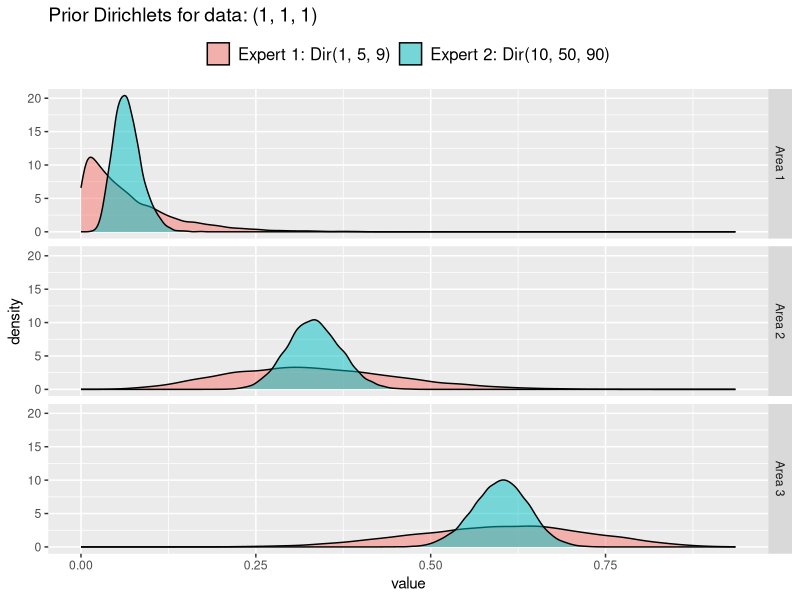
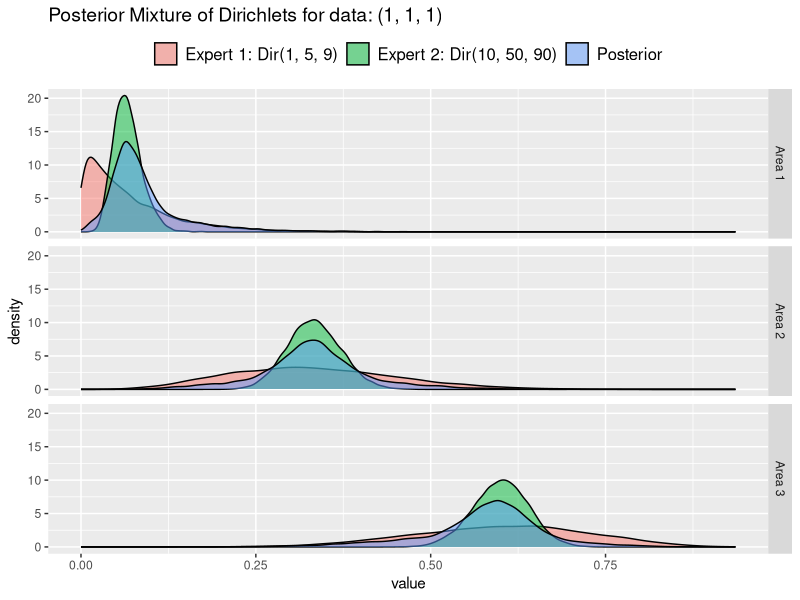

These charts were generated, in order, by the following R code:
## ---- chunk 1
library(ggplot2)
dir1 <- c(1, 5, 9)
dir2 <- c(10, 50, 90)

simDat <- c(1, 1, 1)
allDirs <- data.frame(expert = rep(c(1,2), each = 3), priors = c(dir1, dir2))
df <- data.frame(Data = simDat, Expert1 = dir1, Expert2 = dir2)
knitr::kable(df, caption = "Table 1. Data for worked example and 2 experts' prior Dirichlet distributions.")
## ---- chunk 2
library(reshape2)
library(gtools)
outdf1 <- data.frame(expert = 'Expert 1', rdirichlet(10000, dir1))
outdf2 <- data.frame(expert = 'Expert 2', rdirichlet(10000, dir2))
outdf <- rbind(outdf1, outdf2)
colnames(outdf) <- c('expert', 'Area 1', 'Area 2', 'Area 3')
dflongPrior <- melt(as.data.frame(outdf))


p <- ggplot(data = dflongPrior, aes(value, group = expert, fill = expert))+
  geom_density(alpha = 0.5)+
  facet_grid(variable ~ .)+
  theme(legend.position="top", 
        legend.text = element_text(size = 12), 
        plot.title = element_text(size = 14))+
  scale_fill_discrete(limits = c('Expert 1', 'Expert 2'), 
                      labels = c(paste('Expert 1: Dir(', dir1[1], ', ', dir1[2], ', ',  dir1[3], ')', sep = ''), 
                                 paste('Expert 2: Dir(', dir2[1], ', ', dir2[2], ', ',  dir2[3], ')', sep = '')))+
  guides(fill = guide_legend(title = NULL))+
  ggtitle(label = paste('Prior Dirichlets for data: (', simDat[1], ', ',simDat[2], ', ',simDat[3], ')', sep = ''))

p
## ---- chunk 3

calcC <- function(data, prior){

  dd <- as.vector(data)
  pp <- as.vector(prior)
  if(length(dd) != length(pp)) stop('Data and prior lengths do not match')
   
  logc <- lgamma(sum(pp))-sum(lgamma(pp)) - (lgamma(sum(pp + data))-sum(lgamma(pp + data)))

  return(exp(logc))
}

calcC(simDat, dir1)
calcC(simDat, dir2)
## ---- chunk 4
c1 <- calcC(simDat, dir1)
c2 <- calcC(simDat, dir2)
nex <- 2
k1 <- (1/nex * c1) / (1/nex * c1 + 1/nex * c2)
k2 <- (1/nex * c2) / (1/nex * c1 + 1/nex * c2)

K <- c(k1, k2)
## ---- chunk 5
round(K, 3)
## ---- chunk 6
idx <- which(rmultinom(1, 1, K) == 1)
prior <- allDirs[allDirs$expert == idx, 'priors']
library(gtools)
post <- rdirichlet(1, simDat + prior)
round(post, 3)
## ---- chunk 7
nsamp <- 10000
outdf <- matrix(nrow = nsamp, ncol = 3)
colnames(outdf) <- c('Area 1', 'Area 2', 'Area 3')
for(i in 1:nsamp){
  
  idx <- which(rmultinom(1, 1, K) == 1)
  prior <- allDirs[allDirs$expert == idx, 'priors']
  outdf[i, ] <- rdirichlet(1, simDat + prior)
  
}
## ---- chunk 8
library(reshape2)
library(ggplot2)
dflongPost <- melt(as.data.frame(outdf))
dflongPost$expert <- 'Posterior'
dflongPostSum <- rbind(dflongPrior, dflongPost)
p <- ggplot(data = dflongPostSum, aes(value, group = expert, fill = expert))+
  geom_density(alpha = 0.5)+
  facet_grid(variable ~ .)+
  theme(legend.position="top", 
        legend.text = element_text(size = 12), 
        plot.title = element_text(size = 14))+
  scale_fill_discrete(limits = c('Expert 1', 'Expert 2', 'Posterior'), 
                      labels = c(paste('Expert 1: Dir(', dir1[1], ', ', dir1[2], ', ',  dir1[3], ')', sep = ''), 
                                 paste('Expert 2: Dir(', dir2[1], ', ', dir2[2], ', ',  dir2[3], ')', sep = ''), 
                                 'Posterior'))+
  guides(fill = guide_legend(title = NULL))+
  ggtitle(label = paste('Posterior Mixture of Dirichlets for data: (', simDat[1], ', ',simDat[2], ', ',simDat[3], ')', sep = ''))
p
